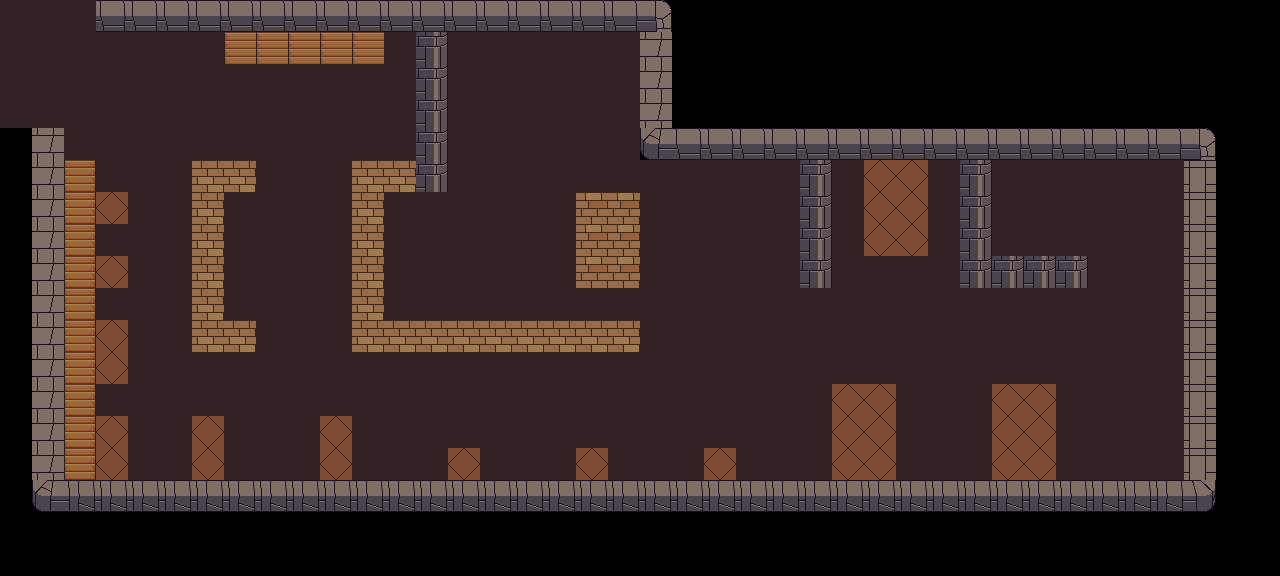

This game map was drawn from its Tiled (.tmx) file and the tilesets committed beside it. A one-line description and the full map source follow:
An orthogonal 40x18 tile map with 32x32 px tiles, 1 tile layer (floor).

<map version="1.0" orientation="orthogonal" renderorder="right-down" width="40" height="18" tilewidth="32" tileheight="32" nextobjectid="1">
 <tileset firstgid="1" name="terrain_atlas" tilewidth="32" tileheight="32" tilecount="1024" columns="32">
  <image source="img/terrain_atlas.png" width="1024" height="1024" />
 </tileset>
 <layer name="floor" width="40" height="18">
  <data encoding="csv">
34,34,34,854,854,854,854,854,854,854,854,854,854,854,854,854,854,854,854,854,855,0,0,0,0,0,0,0,0,0,0,0,0,0,0,0,0,0,0,0,
34,34,34,34,34,34,34,658,658,658,658,658,34,787,34,34,34,34,34,34,882,0,0,0,0,0,0,0,0,0,0,0,0,0,0,0,0,0,0,0,
34,34,34,34,34,34,34,34,34,34,34,34,34,787,34,34,34,34,34,34,882,0,0,0,0,0,0,0,0,0,0,0,0,0,0,0,0,0,0,0,
34,34,34,34,34,34,34,34,34,34,34,34,34,787,34,34,34,34,34,34,882,0,0,0,0,0,0,0,0,0,0,0,0,0,0,0,0,0,0,0,
0,882,34,34,34,34,34,34,34,34,34,34,34,787,34,34,34,34,34,34,917,854,854,854,854,854,854,854,854,854,854,854,854,854,854,854,854,855,0,0,
0,882,622,34,34,34,726,726,34,34,34,726,726,787,34,34,34,34,34,34,34,34,34,34,34,787,34,693,693,34,787,34,34,34,34,34,34,850,0,0,
0,882,622,693,34,34,726,34,34,34,34,726,34,34,34,34,34,34,727,727,34,34,34,34,34,787,34,693,693,34,787,34,34,34,34,34,34,850,0,0,
0,882,622,34,34,34,726,34,34,34,34,726,34,34,34,34,34,34,727,727,34,34,34,34,34,787,34,693,693,34,787,34,34,34,34,34,34,850,0,0,
0,882,622,693,34,34,726,34,34,34,34,726,34,34,34,34,34,34,727,727,34,34,34,34,34,787,34,34,34,34,787,787,787,787,34,34,34,850,0,0,
0,882,622,34,34,34,726,34,34,34,34,726,34,34,34,34,34,34,34,34,34,34,34,34,34,34,34,34,34,34,34,34,34,34,34,34,34,850,0,0,
0,882,622,693,34,34,726,726,34,34,34,726,726,726,726,726,726,726,726,726,34,34,34,34,34,34,34,34,34,34,34,34,34,34,34,34,34,850,0,0,
0,882,622,693,34,34,34,34,34,34,34,34,34,34,34,34,34,34,34,34,34,34,34,34,34,34,34,34,34,34,34,34,34,34,34,34,34,850,0,0,
0,882,622,34,34,34,34,34,34,34,34,34,34,34,34,34,34,34,34,34,34,34,34,34,34,34,693,693,34,34,34,693,693,34,34,34,34,850,0,0,
0,882,622,693,34,34,693,34,34,34,693,34,34,34,34,34,34,34,34,34,34,34,34,34,34,34,693,693,34,34,34,693,693,34,34,34,34,850,0,0,
0,882,622,693,34,34,693,34,34,34,693,34,34,34,693,34,34,34,693,34,34,34,693,34,34,34,693,693,34,34,34,693,693,34,34,34,34,850,0,0,
0,917,918,918,918,918,918,918,918,918,918,918,918,918,918,918,918,918,918,918,918,918,918,918,918,918,918,918,918,918,918,918,918,918,918,918,918,919,0,0,
0,0,0,0,0,0,0,0,0,0,0,0,0,0,0,0,0,0,0,0,0,0,0,0,0,0,0,0,0,0,0,0,0,0,0,0,0,0,0,0,
0,0,0,0,0,0,0,0,0,0,0,0,0,0,0,0,0,0,0,0,0,0,0,0,0,0,0,0,0,0,0,0,0,0,0,0,0,0,0,0
</data>
 </layer>
</map>
